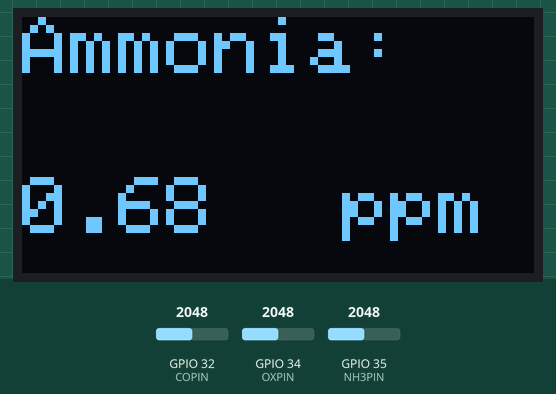
Recording of a program running on a simulated ESP32. Shown: 128×64 one-colour display. The inputs (shaded band) are chosen by the test bench; at power-on: GPIO 35 (NH3PIN) = 2048, GPIO 32 (COPIN) = 2048, GPIO 34 (OXPIN) = 2048. The display library's start-up logo is not drawn; no MQTT or app messages arrive unless stated; what the program prints to the serial monitor is not drawn.

Above: at 19.5 s.
19.6 s: GPIO 35 (NH3PIN) set to 2114
At 20.2 s:
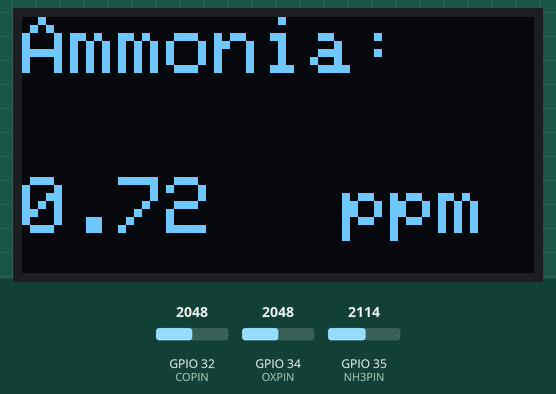
21.3 s: GPIO 35 (NH3PIN) set to 0
At 25.2 s:
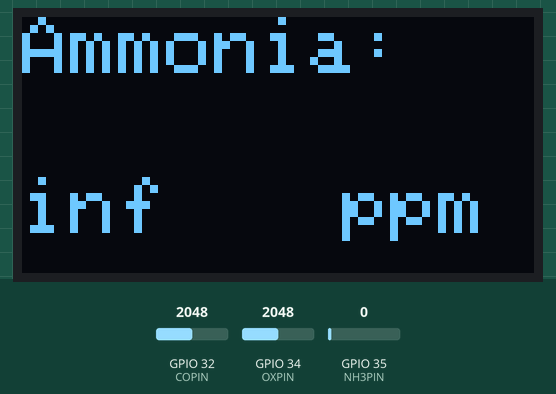
Timing chart, 0 to 26.7 s (numbered marks = the images above; inputs shaded):
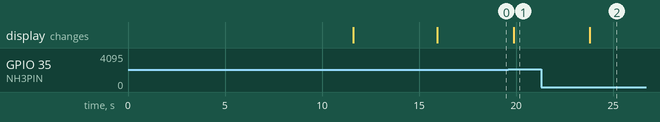

Measured:
- the behaviour switches between 2056 and 2057 on GPIO 35 (NH3PIN) (found by bisection; images 0 and 1)
- after the input at 19.6 s, the display: changes after 0.27 s (image 1)
- after the input at 21.3 s, the display: changes after 2.5 s (image 2)

The program:

main.cpp
```cpp
#include <Arduino.h>

//Sensor OLED
#include <SPI.h>
#include <Wire.h>
#include <Adafruit_GFX.h>
#include <Adafruit_SSD1306.h>

#define SCREEN_WIDTH 128 // OLED display width, in pixels
#define SCREEN_HEIGHT 64 // OLED display height, in pixels

// Declaration for an SSD1306 display connected to I2C (SDA, SCL pins)
#define OLED_RESET     -1 // Reset pin # (or -1 if sharing Arduino reset pin)
Adafruit_SSD1306 display(SCREEN_WIDTH, SCREEN_HEIGHT, &Wire, OLED_RESET);

#include <math.h>
#include "EspMQTTClient.h"
#include <ArduinoJson.h>

//SettingMQTTClient
EspMQTTClient client(
  "HabibiGarden",
  "prodigy123",
  "151.106.125.63",  // MQTT Broker server ip
  "mqtt-smartpoultry",   // Can be omitted if not needed
  "@MySmartPoultry123",   // Can be omitted if not needed
  "Anton",     // Client name that uniquely identify your device
  1883              // The MQTT port, default to 1883. this line can be omitted
);

//Sensor Gas MICS6814
// Enum for the sensor channels
enum channel {
  CH_NH3, CH_RED, CH_OX
};
typedef enum channel channel_t;

// Enum for proper gas declaration
enum gas {
  CO, NO2, NH3, C3H8, C4H10, CH4, H2, C2H5OH
};
typedef enum gas gas_t;

#define NH3PIN 35
#define COPIN 32
#define OXPIN 34

uint16_t NH3baseR;
uint16_t REDbaseR;
uint16_t OXbaseR;


/**
   Requests the current resistance for a given channel
   from the sensor. The value is an ADC value between
   0 and 1024.

   @param channel
          The channel to read the base resistance from.
   @return The unsigned 16-bit base resistance
           of the selected channel.
*/

uint16_t getResistance(channel_t channel) {
      unsigned long rs = 0;
      int counter = 0;

  switch (channel) {
    case CH_NH3:
      for(int i = 0; i < 100; i++) {
        rs += analogRead(NH3PIN);
        counter++;
        delay(2);
      }
      return rs/counter;
    case CH_RED:
      for(int i = 0; i < 100; i++) {
        rs += analogRead(COPIN);
        counter++;
        delay(2);
      }
      return rs/counter;
    case CH_OX:
      for(int i = 0; i < 100; i++) {
        rs += analogRead(OXPIN);
        counter++;
        delay(2);
      }
      return rs/counter;

  }

  return 0;
}

void calibrateMICS() {
  // Continuously measure the resistance,
  // storing the last N measurements in a circular buffer.
  // Calculate the floating average of the last seconds.
  // If the current measurement is close to the average stop.

  // Seconds to keep stable for successful calibration
  // (Keeps smaller than 64 to prevent overflows)
  uint8_t seconds = 10;
  // Allowed delta for the average from the current value
  uint8_t delta = 2;

  // Circular buffer for the measurements
  uint16_t bufferNH3[seconds];
  uint16_t bufferRED[seconds];
  uint16_t bufferOX[seconds];
  // Pointers for the next element in the buffer
  uint8_t pntrNH3 = 0;
  uint8_t pntrRED = 0;
  uint8_t pntrOX = 0;
  // Current floating sum in the buffer
  uint16_t fltSumNH3 = 0;
  uint16_t fltSumRED = 0;
  uint16_t fltSumOX = 0;

  // Current measurements;
  uint16_t curNH3;
  uint16_t curRED;
  uint16_t curOX;

  // Flag to see if the channels are stable
  bool NH3stable = false;
  bool REDstable = false;
  bool OXstable = false;

  // Initialize buffer
  for (int i = 0; i < seconds; ++i) {
    bufferNH3[i] = 0;
    bufferRED[i] = 0;
    bufferOX[i] = 0;
  }

  do {
    // Wait a second
    delay(1000);
    Serial.print(".");
    // Read new resistances
    unsigned long rs = 0;
    delay(50);
    for (int i = 0; i < 3; i++) {
    delay(1);
    rs += analogRead(NH3PIN);
    }
    curNH3 = rs/3;
    rs = 0;
    delay(50);
    for (int i = 0; i < 3; i++) {
    delay(1);
    rs += analogRead(COPIN);
    }
    curRED = rs/3;
    rs = 0;
    delay(50);
    for (int i = 0; i < 3; i++) {
    delay(1);
    rs += analogRead(OXPIN);
    }
    curOX = rs/3;

    // Update floating sum by subtracting value
    // about to be overwritten and adding the new value.
    fltSumNH3 = fltSumNH3 + curNH3 - bufferNH3[pntrNH3];
    fltSumRED = fltSumRED + curRED - bufferRED[pntrRED];
    fltSumOX = fltSumOX + curOX - bufferOX[pntrOX];

    // Store new measurement in buffer
    bufferNH3[pntrNH3] = curNH3;
    bufferRED[pntrRED] = curRED;
    bufferOX[pntrOX] = curOX;

    // Determine new state of flags
    NH3stable = abs(fltSumNH3 / seconds - curNH3) < delta;
    REDstable = abs(fltSumRED / seconds - curRED) < delta;
    OXstable = abs(fltSumOX / seconds - curOX) < delta;

    // Advance buffer pointer
    pntrNH3 = (pntrNH3 + 1) % seconds ;
    pntrRED = (pntrRED + 1) % seconds;
    pntrOX = (pntrOX + 1) % seconds;

    //MikÃ¤ kestÃ¤Ã¤?
    if(!NH3stable) {
      Serial.print("(NH3:");
      Serial.print(abs(fltSumNH3 / seconds - curNH3));
      Serial.print(")");
    }
    if(!REDstable) {
      Serial.print("(RED:");
      Serial.print(abs(fltSumNH3 / seconds - curRED));
      Serial.print(")");
    }
    if(!OXstable) {
      Serial.print("(OX:");
      Serial.print(abs(fltSumNH3 / seconds - curOX));
      Serial.print(")");
    }

  } while (!NH3stable || !REDstable || !OXstable);

  NH3baseR = fltSumNH3 / seconds;
  REDbaseR = fltSumRED / seconds;
  OXbaseR = fltSumOX / seconds;

  // Store new base resistance values in EEPROM
}

uint16_t getBaseResistance(channel_t channel) {
  /* if (1 == __version) {
     // Version 1 can query every channel independently
     // Reply is 4 bytes long with relevant data in second and third byte
     switch (channel) {
       case CH_NH3:
         return getRuntimeData(CMD_V1_GET_R0_NH3, 4, 1);
       case CH_RED:
         return getRuntimeData(CMD_V1_GET_R0_RED, 4, 1);
       case CH_OX:
         return getRuntimeData(CMD_V1_GET_R0_OX, 4, 1);
     }
    }
    if (2 == __version) {
     // Version 2 uses the same command every time, but different offsets*/
     switch (channel) {
       case CH_NH3:
         return NH3baseR;
       case CH_RED:
         return REDbaseR;
       case CH_OX:
         return OXbaseR;
     }
  //  }

  return 0;
}


/**
   Calculates the current resistance ratio for the given channel.

   @param channel
          The channel to request resistance values from.
   @return The floating-point resistance ratio for the given channel.
*/
float getCurrentRatio(channel_t channel) {
  float baseResistance = (float) getBaseResistance(channel);
  float resistance = (float) getResistance(channel);

  return resistance / baseResistance * (1023.0 - baseResistance) / (1023.0 - resistance);


  return -1.0;
}

/**
   Measures the gas concentration in ppm for the specified gas.

   @param gas
          The gas to calculate the concentration for.
   @return The current concentration of the gas
           in parts per million (ppm).
*/
float measureMICS(gas_t gas) {
  float ratio;
  float c = 0;

  switch (gas) {
    case CO:
      ratio = getCurrentRatio(CH_RED);
      c = pow(ratio, -1.179) * 4.385;
      break;
    case NO2:
      ratio = getCurrentRatio(CH_OX);
      c = pow(ratio, 1.007) / 6.855;
      break;
    case NH3:
      ratio = getCurrentRatio(CH_NH3);
      c = pow(ratio, -1.67) / 1.47;
      break;
    case C3H8:
      ratio = getCurrentRatio(CH_NH3);
      c = pow(ratio, -2.518) * 570.164;
      break;
    case C4H10:
      ratio = getCurrentRatio(CH_NH3);
      c = pow(ratio, -2.138) * 398.107;
      break;
    case CH4:
      ratio = getCurrentRatio(CH_RED);
      c = pow(ratio, -4.363) * 630.957;
      break;
    case H2:
      ratio = getCurrentRatio(CH_RED);
      c = pow(ratio, -1.8) * 0.73;
      break;
    case C2H5OH:
      ratio = getCurrentRatio(CH_RED);
      c = pow(ratio, -1.552) * 1.622;
      break;
  }

  return isnan(c) ? -1 : c;
}

void setup()
{
  Serial.begin(115200);

  //Sensor Gas MICS6814
  Serial.println("MICS-6814 Sensor Test v0.1");
  Serial.print("Calibrating Sensor");
  calibrateMICS();
  Serial.println("OK!");

  // Optional functionalities of EspMQTTClient
  client.enableDebuggingMessages(); // Enable debugging messages sent to serial output
  client.enableHTTPWebUpdater(); // Enable the web updater. User and password default to values of MQTTUsername and MQTTPassword. These can be overridded with enableHTTPWebUpdater("user", "password").
  client.enableOTA(); // Enable OTA (Over The Air) updates. Password defaults to MQTTPassword. Port is the default OTA port. Can be overridden with enableOTA("password", port).
  client.enableLastWillMessage("TestClient/lastwill", "I am going offline");  // You can activate the retain flag by setting the third parameter to true

  //Setting OLED
  // SSD1306_SWITCHCAPVCC = generate display voltage from 3.3V internally
  if(!display.begin(SSD1306_SWITCHCAPVCC, 0x3C)) {
    Serial.println(F("SSD1306 allocation failed"));
    for(;;); // Don't proceed, loop forever
  }

  display.display();
  delay(2000); // Pause for 2 seconds

  // Clear the buffer
  display.clearDisplay();
}

// This function is called once everything is connected (Wifi and MQTT)
// WARNING : YOU MUST IMPLEMENT IT IF YOU USE EspMQTTClient
void onConnectionEstablished()
{

  Serial.print("NH3: ");
  Serial.print(getResistance(CH_NH3));
  Serial.print("/");
  Serial.print(getBaseResistance(CH_NH3));
  Serial.print(" = ");
  Serial.print(getCurrentRatio(CH_NH3));
  Serial.print(" => ");
  Serial.print(measureMICS(NH3));
  Serial.println("ppm");
  delay(50);

  Serial.print("CO: ");
  Serial.print(getResistance(CH_RED));
  Serial.print("/");
  Serial.print(getBaseResistance(CH_RED));
  Serial.print(" = ");
  Serial.print(getCurrentRatio(CH_RED));
  Serial.print(" => ");
  Serial.print(measureMICS(CO));
  Serial.println("ppm");
  delay(50);

  Serial.print("NO2: ");
  Serial.print(getResistance(CH_OX));
  Serial.print("/");
  Serial.print(getBaseResistance(CH_OX));
  Serial.print(" = ");
  Serial.print(getCurrentRatio(CH_OX));
  Serial.print(" => ");
  Serial.print(measureMICS(NO2));
  Serial.println("ppm");
  delay(50);

  display.clearDisplay();
  display.setTextSize(2);       // Draw white text
  display.setTextColor(WHITE);
  display.setCursor(0,0);             // Start at top-left corner
  display.println(F("Ammonia:"));
  display.setTextSize(2);       // Draw white text
  display.setTextColor(WHITE);
  display.setCursor(0,40);             // Start at top-left corner
  display.println(measureMICS(NH3));
  display.setCursor(80,40);
  display.println(F("ppm"));
  display.display();
  delay(1000);

  client.setMaxPacketSize(512);
  StaticJsonDocument<256> doc;

  JsonObject info = doc.createNestedObject("info");
  info["device"] = "DEVICE_NAME";
  info["GMT"] = 7;
  info["date"] = "2022-10-21 11:09:17";
  info["farmcode"] = "SAMARINDA_1";
  info["zona"] = "0";

  JsonObject sensor = doc.createNestedObject("sensor");
  sensor["NH3"] = measureMICS(NH3);
  sensor["CO"] = measureMICS(CO);
  sensor["NO2"] = measureMICS(NO2);

  char payload[1024];
  serializeJson(doc, payload);
  // Publish a message to "mytopic/test"
  client.publish("main/status/main/SAMARINDA_1", payload); // You can activate the retain flag by setting the third parameter to true

  // Execute delayed instructions
 /* client.executeDelayed(5 * 1000, []() {
    client.publish("main/status/main/SAMARINDA_1", payload);
  });*/
}

void loop()
{
  client.loop();
  onConnectionEstablished();
}
```
